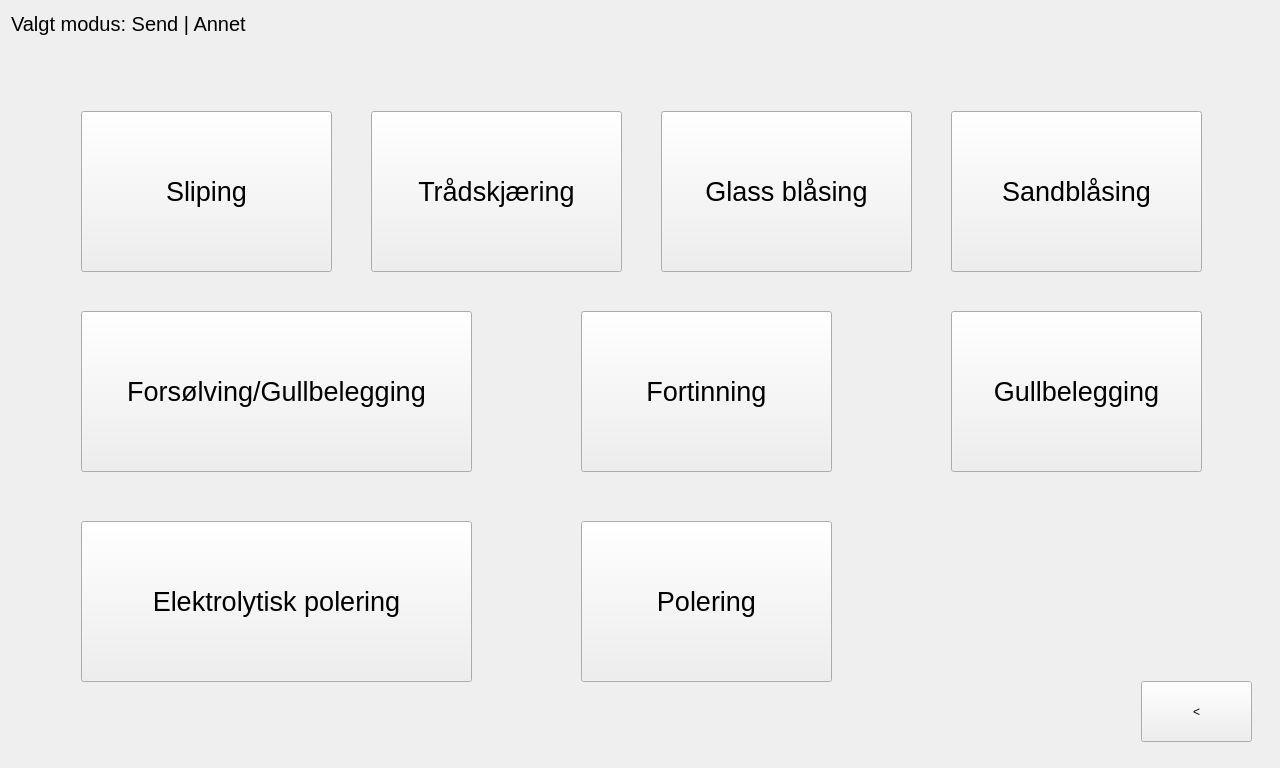
<?xml version="1.0" encoding="UTF-8"?>
<ui version="4.0">
 <class>sender</class>
 <widget class="QWidget" name="sender">
  <property name="geometry">
   <rect>
    <x>0</x>
    <y>0</y>
    <width>1280</width>
    <height>768</height>
   </rect>
  </property>
  <property name="windowTitle">
   <string>Form</string>
  </property>
  <layout class="QGridLayout" name="gridLayout">
   <item row="0" column="0">
    <widget class="QStackedWidget" name="stackedWidget">
     <property name="currentIndex">
      <number>5</number>
     </property>
     <widget class="QWidget" name="side_send">
      <widget class="QPushButton" name="x_0_send">
       <property name="geometry">
        <rect>
         <x>0</x>
         <y>0</y>
         <width>61</width>
         <height>61</height>
        </rect>
       </property>
       <property name="font">
        <font>
         <pointsize>10</pointsize>
        </font>
       </property>
       <property name="text">
        <string/>
       </property>
      </widget>
      <widget class="QPushButton" name="lakkering">
       <property name="geometry">
        <rect>
         <x>110</x>
         <y>170</y>
         <width>311</width>
         <height>221</height>
        </rect>
       </property>
       <property name="font">
        <font>
         <pointsize>20</pointsize>
        </font>
       </property>
       <property name="text">
        <string>Lakkering</string>
       </property>
      </widget>
      <widget class="QPushButton" name="elektrokjemisk_metode">
       <property name="geometry">
        <rect>
         <x>460</x>
         <y>170</y>
         <width>311</width>
         <height>221</height>
        </rect>
       </property>
       <property name="font">
        <font>
         <pointsize>20</pointsize>
        </font>
       </property>
       <property name="text">
        <string>Elektrokjemisk metode</string>
       </property>
      </widget>
      <widget class="QPushButton" name="kjemisk_metode">
       <property name="geometry">
        <rect>
         <x>810</x>
         <y>170</y>
         <width>311</width>
         <height>221</height>
        </rect>
       </property>
       <property name="font">
        <font>
         <pointsize>20</pointsize>
        </font>
       </property>
       <property name="text">
        <string>Kjemisk metode</string>
       </property>
      </widget>
      <widget class="QPushButton" name="herding">
       <property name="geometry">
        <rect>
         <x>110</x>
         <y>430</y>
         <width>311</width>
         <height>221</height>
        </rect>
       </property>
       <property name="font">
        <font>
         <pointsize>20</pointsize>
        </font>
       </property>
       <property name="text">
        <string>Herding</string>
       </property>
      </widget>
      <widget class="QPushButton" name="annet">
       <property name="geometry">
        <rect>
         <x>460</x>
         <y>430</y>
         <width>311</width>
         <height>221</height>
        </rect>
       </property>
       <property name="font">
        <font>
         <pointsize>20</pointsize>
        </font>
       </property>
       <property name="text">
        <string>Annet</string>
       </property>
      </widget>
      <widget class="QPushButton" name="tilbake_0_send">
       <property name="geometry">
        <rect>
         <x>1130</x>
         <y>670</y>
         <width>111</width>
         <height>61</height>
        </rect>
       </property>
       <property name="font">
        <font>
         <pointsize>10</pointsize>
        </font>
       </property>
       <property name="text">
        <string>&lt;</string>
       </property>
      </widget>
      <widget class="QWidget" name="layoutWidget">
       <property name="geometry">
        <rect>
         <x>110</x>
         <y>0</y>
         <width>341</width>
         <height>71</height>
        </rect>
       </property>
       <layout class="QGridLayout" name="modusogbehandling">
        <item row="0" column="0">
         <widget class="QLabel" name="modus_0">
          <property name="font">
           <font>
            <pointsize>15</pointsize>
           </font>
          </property>
          <property name="text">
           <string>Valgt modus: Send</string>
          </property>
         </widget>
        </item>
        <item row="1" column="0">
         <widget class="QLabel" name="velgbehandling">
          <property name="font">
           <font>
            <pointsize>23</pointsize>
           </font>
          </property>
          <property name="text">
           <string>Velg overflatebehandling</string>
          </property>
         </widget>
        </item>
       </layout>
      </widget>
      <widget class="QLabel" name="logo_tepvr_0">
       <property name="geometry">
        <rect>
         <x>780</x>
         <y>0</y>
         <width>481</width>
         <height>94</height>
        </rect>
       </property>
       <property name="text">
        <string/>
       </property>
      </widget>
     </widget>
     <widget class="QWidget" name="side_lakkering_send">
      <widget class="QPushButton" name="tilbake_1_lakk_send">
       <property name="geometry">
        <rect>
         <x>1130</x>
         <y>670</y>
         <width>111</width>
         <height>61</height>
        </rect>
       </property>
       <property name="font">
        <font>
         <pointsize>10</pointsize>
        </font>
       </property>
       <property name="text">
        <string>&lt;</string>
       </property>
      </widget>
      <widget class="QLabel" name="modus_1">
       <property name="geometry">
        <rect>
         <x>0</x>
         <y>0</y>
         <width>291</width>
         <height>25</height>
        </rect>
       </property>
       <property name="font">
        <font>
         <pointsize>15</pointsize>
        </font>
       </property>
       <property name="text">
        <string>Valgt modus: Send | Lakkering</string>
       </property>
      </widget>
      <widget class="QPushButton" name="vaatlakkering">
       <property name="geometry">
        <rect>
         <x>120</x>
         <y>250</y>
         <width>311</width>
         <height>221</height>
        </rect>
       </property>
       <property name="font">
        <font>
         <pointsize>20</pointsize>
        </font>
       </property>
       <property name="text">
        <string>Våtlakkering</string>
       </property>
      </widget>
      <widget class="QPushButton" name="offshore_lakkering">
       <property name="geometry">
        <rect>
         <x>820</x>
         <y>250</y>
         <width>311</width>
         <height>221</height>
        </rect>
       </property>
       <property name="font">
        <font>
         <pointsize>20</pointsize>
        </font>
       </property>
       <property name="text">
        <string>Offshore lakkering</string>
       </property>
      </widget>
      <widget class="QPushButton" name="pulverlakkering">
       <property name="geometry">
        <rect>
         <x>470</x>
         <y>250</y>
         <width>311</width>
         <height>221</height>
        </rect>
       </property>
       <property name="font">
        <font>
         <pointsize>20</pointsize>
        </font>
       </property>
       <property name="text">
        <string>Pulverlakkering</string>
       </property>
      </widget>
      <widget class="QLabel" name="logo_tepvr_1">
       <property name="geometry">
        <rect>
         <x>780</x>
         <y>0</y>
         <width>481</width>
         <height>94</height>
        </rect>
       </property>
       <property name="text">
        <string/>
       </property>
      </widget>
     </widget>
     <widget class="QWidget" name="side_elektrokjemisk_metode_send">
      <widget class="QPushButton" name="tilbake_2_elkj_send">
       <property name="geometry">
        <rect>
         <x>1130</x>
         <y>670</y>
         <width>111</width>
         <height>61</height>
        </rect>
       </property>
       <property name="text">
        <string>&lt;</string>
       </property>
      </widget>
      <widget class="QLabel" name="modus_2">
       <property name="geometry">
        <rect>
         <x>0</x>
         <y>0</y>
         <width>401</width>
         <height>25</height>
        </rect>
       </property>
       <property name="font">
        <font>
         <pointsize>15</pointsize>
        </font>
       </property>
       <property name="text">
        <string>Valgt modus: Send | Elektrokjemisk Metode</string>
       </property>
      </widget>
      <widget class="QPushButton" name="eloksering_alu">
       <property name="geometry">
        <rect>
         <x>110</x>
         <y>170</y>
         <width>311</width>
         <height>221</height>
        </rect>
       </property>
       <property name="font">
        <font>
         <pointsize>20</pointsize>
        </font>
       </property>
       <property name="text">
        <string>Eloksering (aluminium)</string>
       </property>
      </widget>
      <widget class="QPushButton" name="elzink">
       <property name="geometry">
        <rect>
         <x>460</x>
         <y>430</y>
         <width>661</width>
         <height>221</height>
        </rect>
       </property>
       <property name="font">
        <font>
         <pointsize>20</pointsize>
        </font>
       </property>
       <property name="text">
        <string>Elektrolytisk forsinking/elzink</string>
       </property>
      </widget>
      <widget class="QPushButton" name="hardforkromming">
       <property name="geometry">
        <rect>
         <x>810</x>
         <y>170</y>
         <width>311</width>
         <height>221</height>
        </rect>
       </property>
       <property name="font">
        <font>
         <pointsize>20</pointsize>
        </font>
       </property>
       <property name="text">
        <string>Hardforkromming</string>
       </property>
      </widget>
      <widget class="QPushButton" name="kromatering">
       <property name="geometry">
        <rect>
         <x>460</x>
         <y>170</y>
         <width>311</width>
         <height>221</height>
        </rect>
       </property>
       <property name="font">
        <font>
         <pointsize>20</pointsize>
        </font>
       </property>
       <property name="text">
        <string>Kromatering</string>
       </property>
      </widget>
      <widget class="QPushButton" name="elektrolytisk_fornikling">
       <property name="geometry">
        <rect>
         <x>110</x>
         <y>430</y>
         <width>311</width>
         <height>221</height>
        </rect>
       </property>
       <property name="font">
        <font>
         <pointsize>20</pointsize>
        </font>
       </property>
       <property name="text">
        <string>Elektrolytisk fornikling</string>
       </property>
      </widget>
      <widget class="QLabel" name="logo_tepvr_2">
       <property name="geometry">
        <rect>
         <x>780</x>
         <y>0</y>
         <width>481</width>
         <height>94</height>
        </rect>
       </property>
       <property name="text">
        <string/>
       </property>
      </widget>
     </widget>
     <widget class="QWidget" name="side_kjemisk_metode_send">
      <widget class="QPushButton" name="tilbake_3_kj_send">
       <property name="geometry">
        <rect>
         <x>1130</x>
         <y>670</y>
         <width>111</width>
         <height>61</height>
        </rect>
       </property>
       <property name="text">
        <string>&lt;</string>
       </property>
      </widget>
      <widget class="QLabel" name="modus_3">
       <property name="geometry">
        <rect>
         <x>0</x>
         <y>0</y>
         <width>341</width>
         <height>25</height>
        </rect>
       </property>
       <property name="font">
        <font>
         <pointsize>15</pointsize>
        </font>
       </property>
       <property name="text">
        <string>Valgt modus: Send | Kjemisk Metode</string>
       </property>
      </widget>
      <widget class="QPushButton" name="brunering">
       <property name="geometry">
        <rect>
         <x>460</x>
         <y>170</y>
         <width>311</width>
         <height>221</height>
        </rect>
       </property>
       <property name="font">
        <font>
         <pointsize>20</pointsize>
        </font>
       </property>
       <property name="text">
        <string>Brunering</string>
       </property>
      </widget>
      <widget class="QPushButton" name="syrevask">
       <property name="geometry">
        <rect>
         <x>810</x>
         <y>170</y>
         <width>311</width>
         <height>221</height>
        </rect>
       </property>
       <property name="font">
        <font>
         <pointsize>20</pointsize>
        </font>
       </property>
       <property name="text">
        <string>Syrevask</string>
       </property>
      </widget>
      <widget class="QPushButton" name="fosfatering">
       <property name="geometry">
        <rect>
         <x>110</x>
         <y>170</y>
         <width>311</width>
         <height>221</height>
        </rect>
       </property>
       <property name="font">
        <font>
         <pointsize>20</pointsize>
        </font>
       </property>
       <property name="text">
        <string>Fosfatering</string>
       </property>
      </widget>
      <widget class="QPushButton" name="galvanisering_varmforsinking">
       <property name="geometry">
        <rect>
         <x>110</x>
         <y>430</y>
         <width>661</width>
         <height>221</height>
        </rect>
       </property>
       <property name="font">
        <font>
         <pointsize>20</pointsize>
        </font>
       </property>
       <property name="text">
        <string>Galvanisering/varmforsinking</string>
       </property>
      </widget>
      <widget class="QLabel" name="logo_tepvr_3">
       <property name="geometry">
        <rect>
         <x>780</x>
         <y>0</y>
         <width>481</width>
         <height>94</height>
        </rect>
       </property>
       <property name="text">
        <string/>
       </property>
      </widget>
     </widget>
     <widget class="QWidget" name="side_herding_send">
      <widget class="QPushButton" name="tilbake_4_herd_send">
       <property name="geometry">
        <rect>
         <x>1130</x>
         <y>670</y>
         <width>111</width>
         <height>61</height>
        </rect>
       </property>
       <property name="text">
        <string>&lt;</string>
       </property>
      </widget>
      <widget class="QLabel" name="modus_4">
       <property name="geometry">
        <rect>
         <x>0</x>
         <y>0</y>
         <width>271</width>
         <height>25</height>
        </rect>
       </property>
       <property name="font">
        <font>
         <pointsize>15</pointsize>
        </font>
       </property>
       <property name="text">
        <string>Valgt modus: Send | Herding</string>
       </property>
      </widget>
      <widget class="QPushButton" name="nitrering">
       <property name="geometry">
        <rect>
         <x>810</x>
         <y>170</y>
         <width>311</width>
         <height>221</height>
        </rect>
       </property>
       <property name="font">
        <font>
         <pointsize>20</pointsize>
        </font>
       </property>
       <property name="text">
        <string>Nitrering</string>
       </property>
      </widget>
      <widget class="QPushButton" name="plasma_nitrering">
       <property name="geometry">
        <rect>
         <x>110</x>
         <y>430</y>
         <width>311</width>
         <height>221</height>
        </rect>
       </property>
       <property name="font">
        <font>
         <pointsize>20</pointsize>
        </font>
       </property>
       <property name="text">
        <string>Plasma nitering</string>
       </property>
      </widget>
      <widget class="QPushButton" name="sett_herding">
       <property name="geometry">
        <rect>
         <x>460</x>
         <y>170</y>
         <width>311</width>
         <height>221</height>
        </rect>
       </property>
       <property name="font">
        <font>
         <pointsize>20</pointsize>
        </font>
       </property>
       <property name="text">
        <string>Sett-herding</string>
       </property>
      </widget>
      <widget class="QPushButton" name="herd_herding">
       <property name="geometry">
        <rect>
         <x>110</x>
         <y>170</y>
         <width>311</width>
         <height>221</height>
        </rect>
       </property>
       <property name="font">
        <font>
         <pointsize>20</pointsize>
        </font>
       </property>
       <property name="text">
        <string>Herding</string>
       </property>
      </widget>
      <widget class="QLabel" name="logo_tepvr_4">
       <property name="geometry">
        <rect>
         <x>780</x>
         <y>0</y>
         <width>481</width>
         <height>94</height>
        </rect>
       </property>
       <property name="text">
        <string/>
       </property>
      </widget>
     </widget>
     <widget class="QWidget" name="side_annet_send">
      <widget class="QPushButton" name="tilbake_5_annet_send">
       <property name="geometry">
        <rect>
         <x>1130</x>
         <y>670</y>
         <width>111</width>
         <height>61</height>
        </rect>
       </property>
       <property name="text">
        <string>&lt;</string>
       </property>
      </widget>
      <widget class="QLabel" name="modus_5">
       <property name="geometry">
        <rect>
         <x>0</x>
         <y>0</y>
         <width>251</width>
         <height>25</height>
        </rect>
       </property>
       <property name="font">
        <font>
         <pointsize>15</pointsize>
        </font>
       </property>
       <property name="text">
        <string>Valgt modus: Send | Annet</string>
       </property>
      </widget>
      <widget class="QPushButton" name="sliping">
       <property name="geometry">
        <rect>
         <x>70</x>
         <y>100</y>
         <width>251</width>
         <height>161</height>
        </rect>
       </property>
       <property name="font">
        <font>
         <pointsize>20</pointsize>
        </font>
       </property>
       <property name="text">
        <string>Sliping</string>
       </property>
      </widget>
      <widget class="QPushButton" name="glass_blaasing">
       <property name="geometry">
        <rect>
         <x>650</x>
         <y>100</y>
         <width>251</width>
         <height>161</height>
        </rect>
       </property>
       <property name="font">
        <font>
         <pointsize>20</pointsize>
        </font>
       </property>
       <property name="text">
        <string>Glass blåsing</string>
       </property>
      </widget>
      <widget class="QPushButton" name="sandblaasing">
       <property name="geometry">
        <rect>
         <x>940</x>
         <y>100</y>
         <width>251</width>
         <height>161</height>
        </rect>
       </property>
       <property name="font">
        <font>
         <pointsize>20</pointsize>
        </font>
       </property>
       <property name="text">
        <string>Sandblåsing</string>
       </property>
      </widget>
      <widget class="QPushButton" name="traadskjaering">
       <property name="geometry">
        <rect>
         <x>360</x>
         <y>100</y>
         <width>251</width>
         <height>161</height>
        </rect>
       </property>
       <property name="font">
        <font>
         <pointsize>20</pointsize>
        </font>
       </property>
       <property name="text">
        <string>Trådskjæring</string>
       </property>
      </widget>
      <widget class="QPushButton" name="polering">
       <property name="geometry">
        <rect>
         <x>570</x>
         <y>510</y>
         <width>251</width>
         <height>161</height>
        </rect>
       </property>
       <property name="font">
        <font>
         <pointsize>20</pointsize>
        </font>
       </property>
       <property name="text">
        <string>Polering</string>
       </property>
      </widget>
      <widget class="QPushButton" name="elektrolytisk_polering">
       <property name="geometry">
        <rect>
         <x>70</x>
         <y>510</y>
         <width>391</width>
         <height>161</height>
        </rect>
       </property>
       <property name="font">
        <font>
         <pointsize>20</pointsize>
        </font>
       </property>
       <property name="text">
        <string>Elektrolytisk polering</string>
       </property>
      </widget>
      <widget class="QPushButton" name="forsolving_gullbelegging">
       <property name="geometry">
        <rect>
         <x>70</x>
         <y>300</y>
         <width>391</width>
         <height>161</height>
        </rect>
       </property>
       <property name="font">
        <font>
         <pointsize>20</pointsize>
        </font>
       </property>
       <property name="text">
        <string>Forsølving/Gullbelegging</string>
       </property>
      </widget>
      <widget class="QPushButton" name="gullbelegging">
       <property name="geometry">
        <rect>
         <x>940</x>
         <y>300</y>
         <width>251</width>
         <height>161</height>
        </rect>
       </property>
       <property name="font">
        <font>
         <pointsize>20</pointsize>
        </font>
       </property>
       <property name="text">
        <string>Gullbelegging</string>
       </property>
      </widget>
      <widget class="QPushButton" name="fortinning">
       <property name="geometry">
        <rect>
         <x>570</x>
         <y>300</y>
         <width>251</width>
         <height>161</height>
        </rect>
       </property>
       <property name="font">
        <font>
         <pointsize>20</pointsize>
        </font>
       </property>
       <property name="text">
        <string>Fortinning</string>
       </property>
      </widget>
      <widget class="QLabel" name="logo_tepvr_5">
       <property name="geometry">
        <rect>
         <x>780</x>
         <y>0</y>
         <width>481</width>
         <height>94</height>
        </rect>
       </property>
       <property name="text">
        <string/>
       </property>
      </widget>
     </widget>
    </widget>
   </item>
  </layout>
 </widget>
 <resources/>
 <connections/>
</ui>
